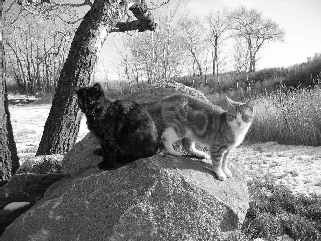
#> input picture AssignmentThree/lab 3/two_cats.jpg, 321 x 241 px
$ python 2.py
#> lines starting #> are read from the running program, lines starting #| are printed output that depends on the picture
"""
Create a spatial filter to get the horizontal gradient of the image “two_cats.jpg”. Create a
spatial filter to get the vertical gradient of the image (read the MATLAB documentation
of fspecial). Now transform both of these filters to the frequency domain. Also Transform
the two_cats image to the frequency domain. Apply the appropriate operations in the
frequency domain. Transform the data back into the spatial domain. Sum the horizontal
and vertical gradients components together. The resulting image should look like this:
"""

import cv2
import numpy as np
from matplotlib import pyplot as plt

# sobel in x direction
sobel_x= np.array([[-1, 0, 1],
                   [-2, 0, 2],
                   [-1, 0, 1]])
# sobel in y direction
sobel_y= np.array([[-1,-2,-1],
                   [0, 0, 0],
                   [1, 2, 1]])


# [62 lines of commented-out code are left out]


img = cv2.imread('lab 3/two_cats.jpg', cv2.IMREAD_GRAYSCALE)
#> img is the input picture: shape (241, 321); min 0, max 255, mean 133.2

# img_dft = compute_dft(img)
img_dft = np.fft.fft2(img)
sobelx_filter_dft = np.fft.fft2(sobel_x, s=img_dft.shape)
sobely_filter_dft = np.fft.fft2(sobel_y, s=img_dft.shape)
filteredx_img_dft = img_dft*sobelx_filter_dft
filteredy_img_dft = img_dft*sobely_filter_dft

filteredx_img_back = np.fft.ifft2(filteredx_img_dft)
filteredy_img_back = np.fft.ifft2(filteredy_img_dft)
ans = -filteredy_img_back.real - filteredx_img_back.real
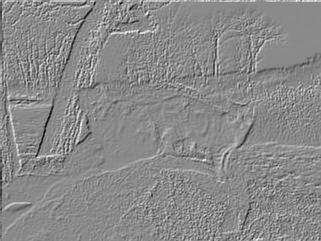
#> ans: shape (241, 321) float64; min -1312, max 1112, mean 0; drawn with min black and max white
plt.subplot(111), plt.imshow(ans, cmap='gray')
plt.title("Final image"), plt.xticks([]), plt.yticks([])
plt.show()


# [16 lines of commented-out code are left out]

$ run again, with AssignmentThree/lab 3/97.jpg copied over AssignmentThree/lab 3/two_cats.jpg
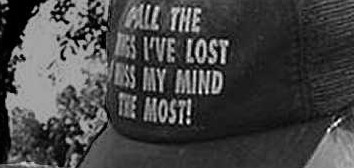
#> input picture AssignmentThree/lab 3/97.jpg, 354 x 168 px
#> img is the input picture: shape (168, 354); min 0, max 255, mean 69.4
#> `ans = -filteredy_img_back.real - filteredx_img_back.real`:
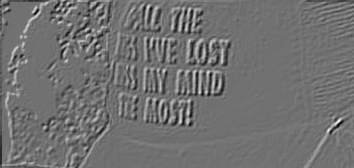
#> ans: shape (168, 354) float64; min -984, max 1228, mean 0; drawn with min black and max white

$ run again, with AssignmentThree/lab 3/img1noisy.tif saved as AssignmentThree/lab 3/two_cats.jpg
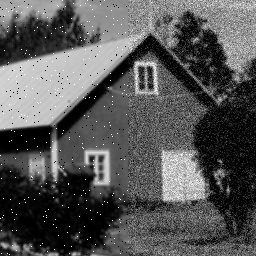
#> input picture AssignmentThree/lab 3/img1noisy.tif, 256 x 256 px
#> img is the input picture: shape (256, 256); min 0, max 255, mean 86.1
#> `ans = -filteredy_img_back.real - filteredx_img_back.real`:
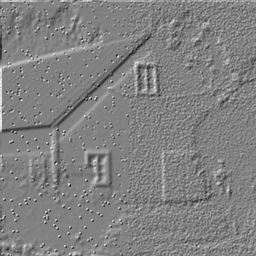
#> ans: shape (256, 256) float64; min -1008, max 976, mean 0; drawn with min black and max white
